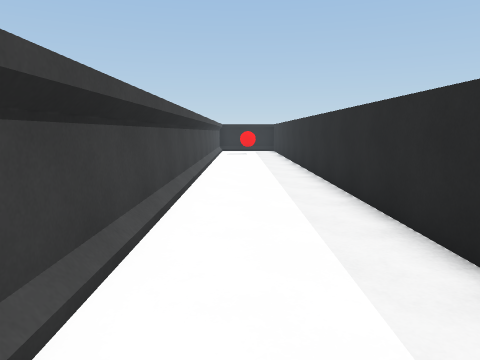
[1] (above)

24 first-person views from a walk through a 3-D level made in the Unity game engine. The camera is 1.4 m above the floor, tilts 8° down and sees 70° across. The floor is counted in squares, 1 m on a side. Each view is taken from the middle of a square. On the plan, view 1 faces up. The plan holds only what a view shows up to about 15 squares ahead; the rest is blank. The place goes on beyond the plan. Surface patterns are stand-ins for the level's own textures.

[2]
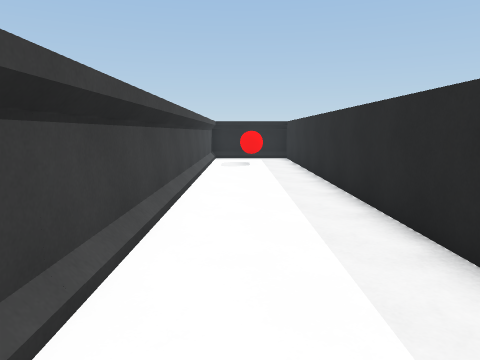

[3]
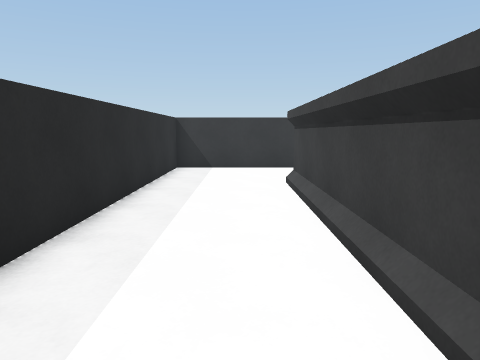

[4]
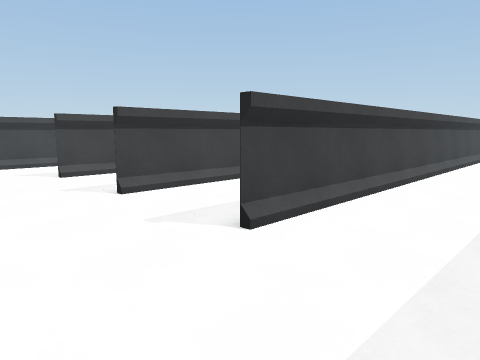

[5]
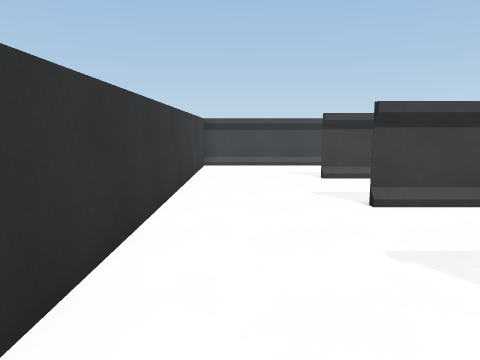

[6]
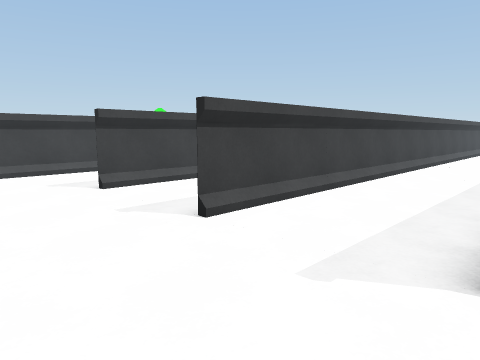

[7]
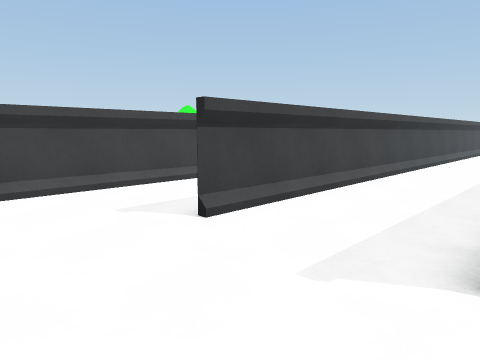

[8]
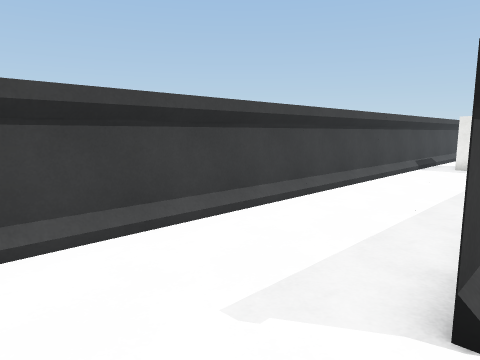

[9]
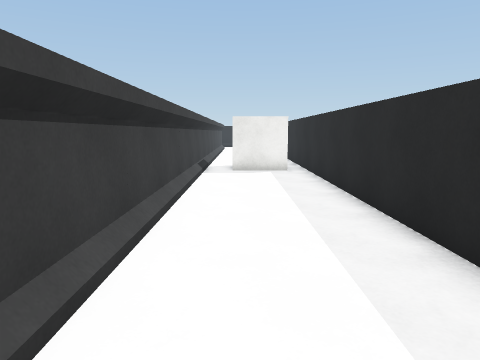

[10]
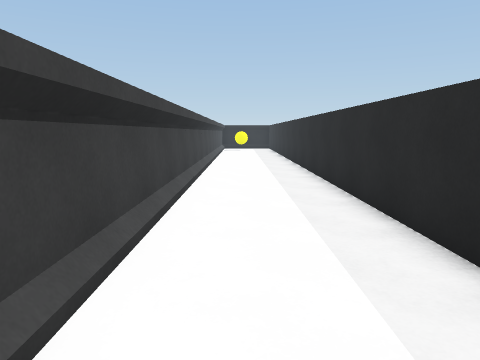

[11]
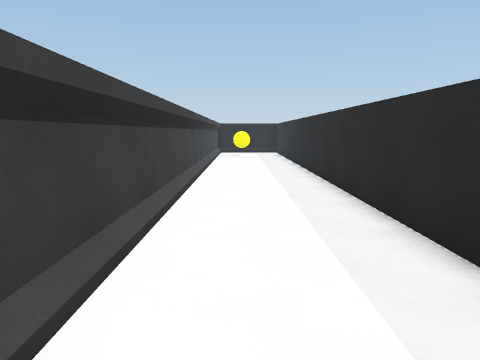

[12]
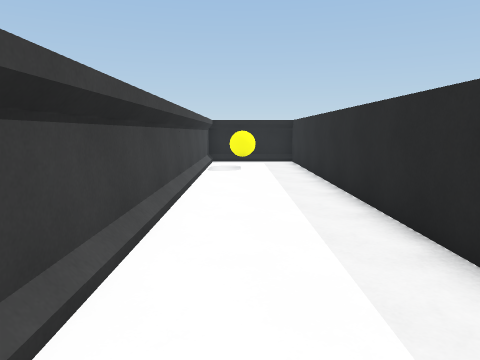

[13]
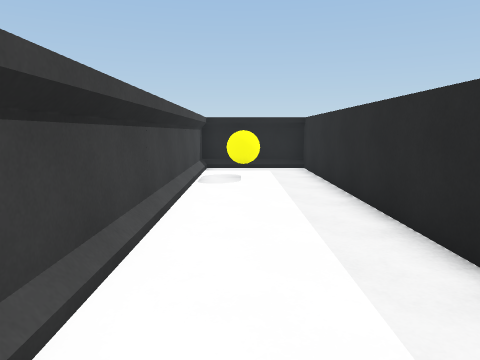

[14]
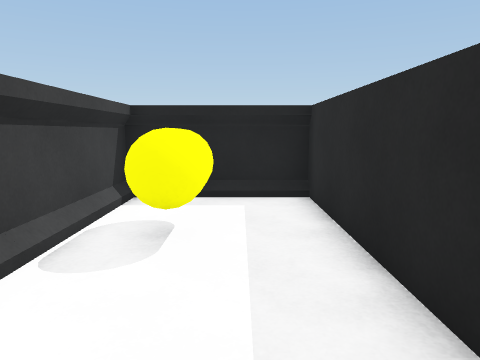

[15]
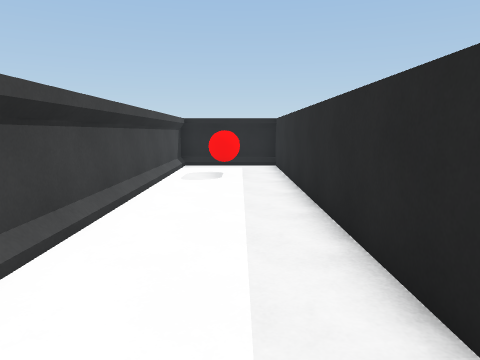

[16]
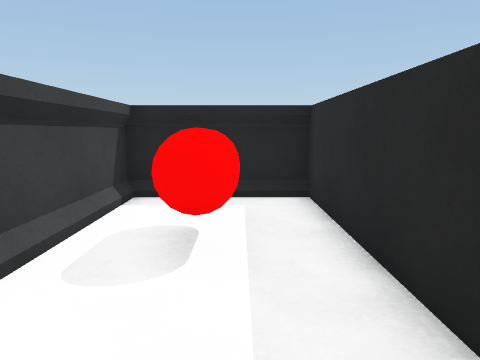

[17]
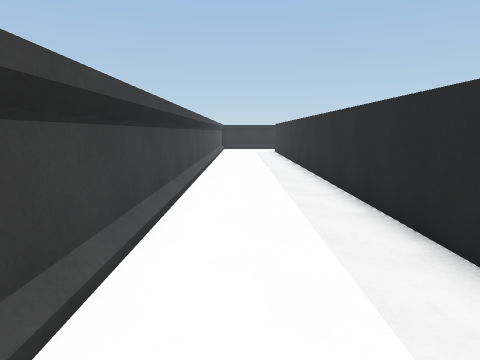

[18]
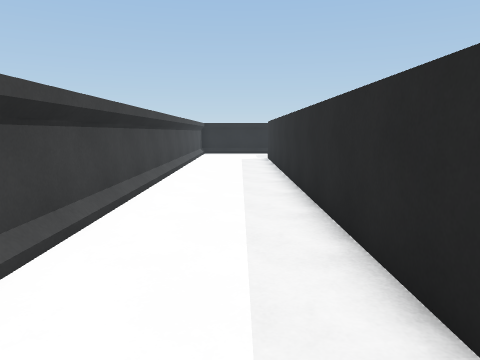

[19]
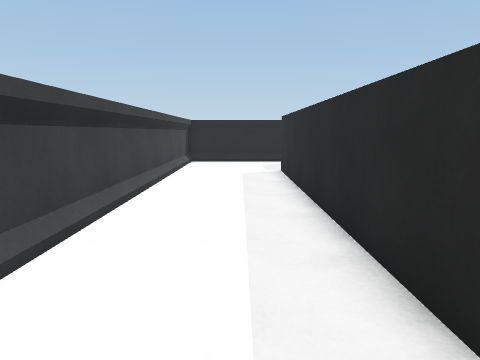

[20]
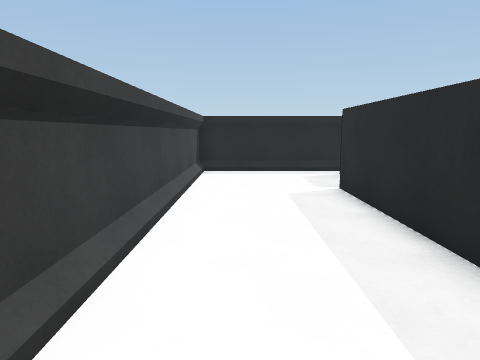

[21]
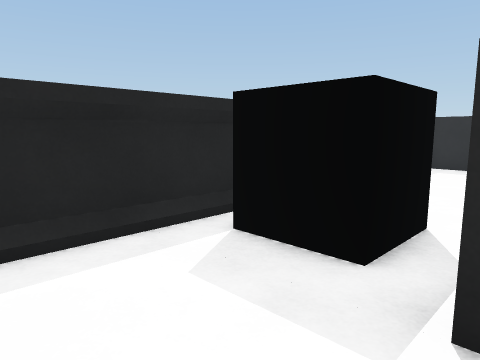

[22]
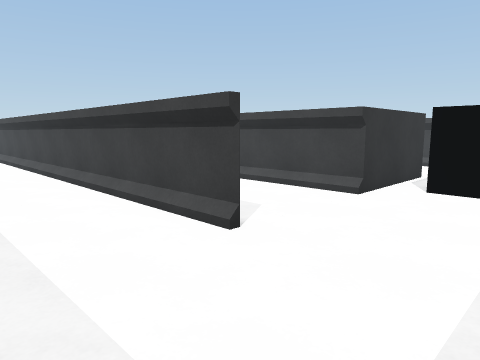

[23]
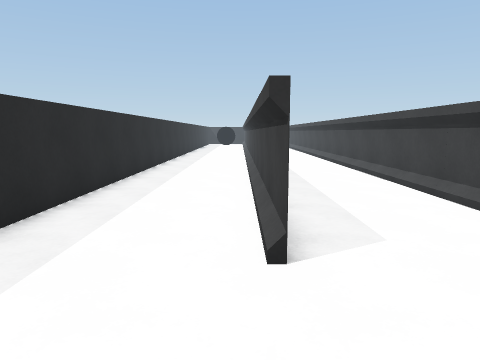

[24]
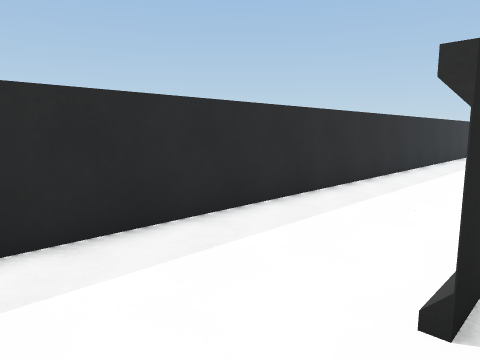

### Floor plan
Points are (right, up) in squares from view 1. A wall is a line through its corners. A room is listed if a view was taken in it or the views show most of it. See-through windows are left out.
Room 1 (views 1, 2, 3, 4, 5, 6, 7, 8, 9, 10, 11, 12, 13, 14, 15, 16, 17, 18, 19, 20, 21, 22, 23, 24)
walls: (-1.5, 4.5) (-1.5, 25.5) (2.5, 25.5) (-1.5, 25.5) (-1.5, -2.5); (-5.5, 3.5) (-5.5, 29.5); (-9.5, 0.5) (-9.5, 12.2); (-13.5, 12) (-13.5, -6.5) (2.5, -6.5) (2.5, 25.5) (2.5, 13.9); (10.5, 11) (10.5, 29.1); (6.5, 24.9) (6.5, 25.5) (6.5, 11.1); (-5.5, 29.4) (-5.5, -2.5); (0.4, 29.5) (-9.5, 29.5) (-9.5, -2.5)
objects: white cube (-12, 10) to (-11, 11); yellow capsule (-8, 26) to (-8, 27); red capsule (0, 22) to (1, 23); black cube (0, 27) to (1, 28)

Positions as (right, up) in squares from view 1, and headings:
1: (0, 0), facing up
2: (0, 7), facing up
3: (0, 7), facing down
4: (2, -6), facing up-left
5: (1, -5), facing left
6: (-1, -6), facing up-left
7: (-5, -6), facing up-left
8: (-9, -5), facing up-left
9: (-12, -3), facing up
10: (-8, 0), facing up
11: (-8, 6), facing up
12: (-8, 13), facing up
13: (-8, 16), facing up
14: (-7, 22), facing up
15: (1, 11), facing up
16: (1, 18), facing up
17: (-4, 1), facing up
18: (-3, 7), facing up
19: (-3, 13), facing up
20: (-4, 17), facing up
21: (-4, 25), facing up-right
22: (10, 29), facing down-left
23: (7, 29), facing down
24: (6, 28), facing down-right
